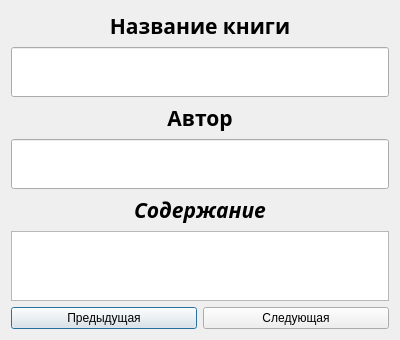
<?xml version="1.0" encoding="UTF-8"?>
<ui version="4.0">
 <class>OnlyViewPrivate</class>
 <widget class="QDialog" name="OnlyViewPrivate">
  <property name="geometry">
   <rect>
    <x>0</x>
    <y>0</y>
    <width>400</width>
    <height>300</height>
   </rect>
  </property>
  <property name="windowTitle">
   <string>Dialog</string>
  </property>
  <layout class="QGridLayout" name="gridLayout">
   <item row="0" column="0" colspan="2">
    <widget class="QLabel" name="label">
     <property name="sizePolicy">
      <sizepolicy hsizetype="Preferred" vsizetype="Preferred">
       <horstretch>0</horstretch>
       <verstretch>0</verstretch>
      </sizepolicy>
     </property>
     <property name="font">
      <font>
       <family>Monotype Corsiva</family>
       <pointsize>16</pointsize>
       <weight>75</weight>
       <bold>true</bold>
      </font>
     </property>
     <property name="layoutDirection">
      <enum>Qt::LeftToRight</enum>
     </property>
     <property name="text">
      <string>Название книги</string>
     </property>
     <property name="alignment">
      <set>Qt::AlignCenter</set>
     </property>
    </widget>
   </item>
   <item row="1" column="0" colspan="2">
    <widget class="QLineEdit" name="nameBookLineEdit">
     <property name="minimumSize">
      <size>
       <width>0</width>
       <height>50</height>
      </size>
     </property>
     <property name="maximumSize">
      <size>
       <width>13243214</width>
       <height>16777215</height>
      </size>
     </property>
     <property name="font">
      <font>
       <family>Times New Roman</family>
       <pointsize>10</pointsize>
      </font>
     </property>
     <property name="alignment">
      <set>Qt::AlignCenter</set>
     </property>
    </widget>
   </item>
   <item row="2" column="0" colspan="2">
    <widget class="QLabel" name="label_3">
     <property name="font">
      <font>
       <family>Monotype Corsiva</family>
       <pointsize>16</pointsize>
       <weight>75</weight>
       <bold>true</bold>
      </font>
     </property>
     <property name="text">
      <string>Автор</string>
     </property>
     <property name="alignment">
      <set>Qt::AlignCenter</set>
     </property>
    </widget>
   </item>
   <item row="3" column="0" colspan="2">
    <widget class="QLineEdit" name="authorLineEdit">
     <property name="minimumSize">
      <size>
       <width>0</width>
       <height>50</height>
      </size>
     </property>
     <property name="maximumSize">
      <size>
       <width>16777215</width>
       <height>16777215</height>
      </size>
     </property>
     <property name="font">
      <font>
       <family>Times New Roman</family>
       <pointsize>10</pointsize>
      </font>
     </property>
     <property name="alignment">
      <set>Qt::AlignCenter</set>
     </property>
    </widget>
   </item>
   <item row="4" column="0" colspan="2">
    <widget class="QLabel" name="label_5">
     <property name="font">
      <font>
       <family>Monotype Corsiva</family>
       <pointsize>16</pointsize>
       <weight>75</weight>
       <italic>true</italic>
       <bold>true</bold>
      </font>
     </property>
     <property name="text">
      <string>Содержание</string>
     </property>
     <property name="alignment">
      <set>Qt::AlignCenter</set>
     </property>
    </widget>
   </item>
   <item row="5" column="0" colspan="2">
    <widget class="QTextEdit" name="textLineEdit"/>
   </item>
   <item row="6" column="0">
    <widget class="QPushButton" name="previousButton">
     <property name="text">
      <string>Предыдущая</string>
     </property>
    </widget>
   </item>
   <item row="6" column="1">
    <widget class="QPushButton" name="nextButton">
     <property name="text">
      <string>Следующая</string>
     </property>
    </widget>
   </item>
  </layout>
 </widget>
 <resources/>
 <connections/>
</ui>
